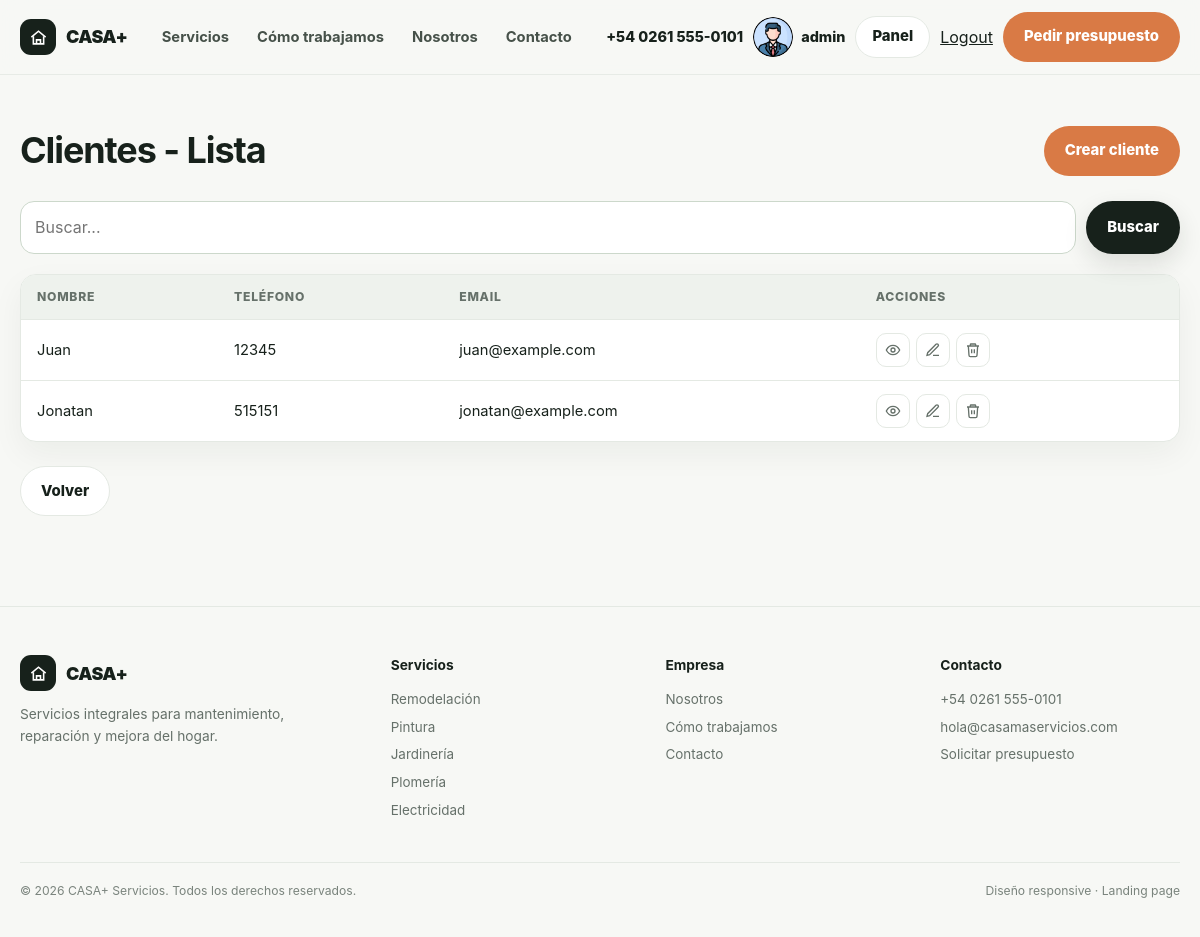
Screenshot of /servicios/cliente/list (signed in) with the database file from the repository.
### servicios/models.py (models this page shows, shortened)
class Cliente(models.Model):
    nombre = models.CharField(max_length=255)
    telefono = models.CharField(max_length=20, blank=True, null=True)
    email = models.EmailField(blank=True, null=True)

### servicios/views/cliente.py (the view)
# urls.py: path("cliente/list", ClienteList.as_view(), name="cliente_list"),
class ClienteList(ListView):
    model = Cliente
    context_object_name = "clientes"
    def get_queryset(self):
        busqueda = self.request.GET.get("busqueda", "").strip()
        if busqueda:
            return Cliente.objects.filter(nombre__icontains=busqueda)
        return Cliente.objects.all()

### servicios/templates/servicios/cliente_list.html
{% extends "core/base.html" %}
{% block contenido %}
    <main class="pagina">
        <div class="pagina-head">
            <h1>Clientes - Lista</h1>
            <a class="btn btn-accent" href="{% url 'servicios:cliente_create' %}">Crear cliente</a>
        </div>
        <form method="get" class="buscador">
            <input type="text" name="busqueda" placeholder="Buscar..." />
            <button class="btn btn-primary" type="submit">Buscar</button>
        </form>
        <div class="tabla-wrap">
            <table class="tabla">
                <thead>
                    <tr>
                        <th>Nombre</th>
                        <th>Teléfono</th>
                        <th>Email</th>
                        <th>Acciones</th>
                    </tr>
                </thead>
                <tbody>
                    {% for cliente in clientes %}
                        <tr>
                            <td>{{ cliente.nombre }}</td>
                            <td>{{ cliente.telefono|default:"-" }}</td>
                            <td>{{ cliente.email|default:"-" }}</td>
                            <td>
                                {% include "servicios/acciones.html" with entidad="cliente" objeto=cliente %}
                            </td>
                        </tr>
                    {% empty %}
                        <tr>
                            <td colspan="4">No hay clientes disponibles.</td>
                        </tr>
                    {% endfor %}
                </tbody>
            </table>
        </div>
        <a class="btn btn-light enlace-volver" href="{% url 'servicios:index' %}">Volver</a>
    </main>
{% endblock contenido %}

### core/templates/navbar.html (shortened to what this page needs)
{% load static %}
<header>
  <div class="container">
    <nav class="nav" id="mainNav">
      <a class="brand" href="{% url 'core:index' %}#inicio" aria-label="CASA+ inicio">
        <span class="brand-mark" aria-hidden="true">
          <svg viewBox="0 0 24 24"
               fill="none"
               stroke="currentColor"
               stroke-width="2">
            <path d="M3 11.5 12 4l9 7.5" />
            <path d="M5.5 10.5V20h13v-9.5" />
            <path d="M9.5 20v-5h5v5" />
          </svg>
        </span>
        CASA+
      </a>
      <div class="nav-links">
        <a href="#servicios">Servicios</a>
        <a href="#como-trabajamos">Cómo trabajamos</a>
        <a href="#nosotros">Nosotros</a>
        <a href="#contacto">Contacto</a>
      </div>
      <div class="nav-actions">
        <a class="nav-phone" href="tel:+5402615550101">
          <span>+54 0261 555-0101</span>
        </a>
        {% if user.is_authenticated %}
          <span class="usuario">
            <img src="{% static 'core/perfil.png' %}" alt="Avatar de {{ user.get_username }}" />
            <span>{{ user.get_username }}</span>
          </span>
          <a class="btn btn-light nav-panel" href="{% url 'servicios:index' %}">Panel</a>
          <form action="{% url 'core:logout' %}" method="post" style="display: inline">
            <button type="submit" id="logout">Logout</button>
          </form>
        {% else %}
          <a class="btn btn-accent" href="{% url 'core:login' %}">Iniciar sesión</a>
        {% endif %}
        <a class="btn btn-accent" href="#contacto">Pedir presupuesto</a>
      </div>
    </nav>
  </div>
</header>

### servicios/templates/servicios/acciones.html (shortened to what this page needs)
<span class="acciones">
    <a class="accion accion-ver"
       href="{% url 'servicios:'|add:entidad|add:'_detail' objeto.id %}"
       title="Ver"
       aria-label="Ver">
        <svg viewBox="0 0 24 24"
             fill="none"
             stroke="currentColor"
             stroke-width="2"
             aria-hidden="true">
            <path d="M2 12s3.5-7 10-7 10 7 10 7-3.5 7-10 7-10-7-10-7Z" />
            <circle cx="12" cy="12" r="3" />
        </svg>
    </a>
    <a class="accion accion-editar"
       href="{% url 'servicios:'|add:entidad|add:'_update' objeto.id %}"
       title="Editar"
       aria-label="Editar">
        <svg viewBox="0 0 24 24"
             fill="none"
             stroke="currentColor"
             stroke-width="2"
             aria-hidden="true">
            <path d="M12 20h9" />
            <path d="M16.5 3.5a2.1 2.1 0 0 1 3 3L7 19l-4 1 1-4Z" />
        </svg>
    </a>
    <a class="accion accion-eliminar"
       href="{% url 'servicios:'|add:entidad|add:'_delete' objeto.id %}"
       title="Eliminar"
       aria-label="Eliminar">
        <svg viewBox="0 0 24 24"
             fill="none"
             stroke="currentColor"
             stroke-width="2"
             aria-hidden="true">
            <path d="M3 6h18" />
            <path d="M8 6V4a1 1 0 0 1 1-1h6a1 1 0 0 1 1 1v2" />
            <path d="M19 6l-1 14a2 2 0 0 1-2 2H8a2 2 0 0 1-2-2L5 6" />
            <path d="M10 11v6" />
            <path d="M14 11v6" />
        </svg>
    </a>
</span>

### core/static/core/estilo.css (style rules this page uses)
:root { --ink: #17211b; --muted: #66716a; --paper: #f7f8f5; --white: #ffffff; --line: #e4e9e3; --accent: #d97a45; --accent-dark: #b85f32; --sage: #dfe8dc; --sage-dark: #31533e; --soft: #eef2ed; --shadow: 0 18px 50px rgba(23, 33, 27, .08); --radius: 24px; --container: 1180px; }
* { box-sizing: border-box; margin: 0; padding: 0; }
html { scroll-behavior: smooth; }
body { font-family: Inter, ui-sans-serif, system-ui, -apple-system, BlinkMacSystemFont, "Segoe UI", sans-serif; color: var(--ink); background: var(--paper); line-height: 1.55; }
a { color: inherit; text-decoration: none; }
img { display: block; width: 100%; }
button, input, textarea { font: inherit; }
.container { width: min(var(--container), calc(100% - 40px)); margin-inline: auto; }
.btn { display: inline-flex; align-items: center; justify-content: center; gap: 9px; min-height: 50px; padding: 0 20px; border-radius: 999px; border: 1px solid transparent; font-size: .93rem; font-weight: 800; transition: .2s ease; cursor: pointer; }
.btn-primary { color: var(--white); background: var(--ink); box-shadow: 0 10px 25px rgba(23, 33, 27, .12); }
.btn-accent { color: var(--white); background: var(--accent); }
.btn-light { color: var(--ink); background: var(--white); border-color: var(--line); }
header { position: sticky; top: 0; z-index: 50; background: rgba(247, 248, 245, .9); backdrop-filter: blur(14px); border-bottom: 1px solid rgba(228, 233, 227, .8); }
.nav { min-height: 74px; display: flex; align-items: center; justify-content: space-between; gap: 20px; }
.brand { display: inline-flex; align-items: center; gap: 10px; font-size: 1.12rem; font-weight: 900; letter-spacing: -.03em; }
.brand-mark { width: 36px; aspect-ratio: 1; display: grid; place-items: center; color: var(--white); background: var(--ink); border-radius: 11px; }
.brand-mark svg { width: 19px; height: 19px; }
.nav-links { display: flex; align-items: center; gap: 28px; color: #465149; font-size: .92rem; font-weight: 700; }
.nav-actions { display: flex; align-items: center; gap: 10px; }
.nav-phone { display: inline-flex; align-items: center; gap: 8px; font-size: .9rem; font-weight: 800; }
.nav-actions .btn.nav-panel { display: inline-flex; min-height: 42px; padding: 0 16px; }
.usuario { display: flex; align-items: center; gap: 0.5rem; font-size: .9rem; font-weight: 800; }
.usuario img { width: 40px; height: 40px; border-radius: 50%; object-fit: cover; }
#logout { border: none; background: none; color: inherit; font: inherit; cursor: pointer; text-decoration: underline; padding: 0; }
.pagina { width: min(var(--container), calc(100% - 40px)); margin-inline: auto; padding: 48px 0 90px; }
.pagina h1 { font-size: clamp(1.9rem, 3vw, 2.6rem); letter-spacing: -.03em; margin-bottom: 22px; }
.pagina-head { display: flex; justify-content: space-between; align-items: center; gap: 16px; flex-wrap: wrap; margin-bottom: 22px; }
.pagina-head h1 { margin-bottom: 0; }
.enlace-volver { display: inline-flex; margin-top: 24px; }
.buscador { display: flex; gap: 10px; flex-wrap: wrap; margin-bottom: 20px; }
.buscador input { flex: 1; min-width: 220px; border: 1px solid #ccd8cb; border-radius: 14px; padding: 13px 14px; background: var(--white); outline: none; transition: .2s ease; }
.tabla-wrap { overflow-x: auto; background: var(--white); border: 1px solid var(--line); border-radius: 16px; box-shadow: 0 12px 32px rgba(23, 33, 27, .05); }
.tabla { width: 100%; border-collapse: collapse; font-size: .92rem; }
.tabla th { padding: 13px 16px; text-align: left; background: var(--soft); color: var(--muted); font-size: .76rem; font-weight: 800; letter-spacing: .06em; text-transform: uppercase; border-bottom: 1px solid var(--line); }
.tabla td { padding: 13px 16px; border-bottom: 1px solid var(--line); vertical-align: middle; }
.tabla tbody tr:last-child td { border-bottom: 0; }
.acciones { display: inline-flex; gap: 6px; }
.accion { display: inline-flex; align-items: center; justify-content: center; width: 34px; height: 34px; border: 1px solid var(--line); border-radius: 10px; background: var(--white); color: var(--muted); transition: .2s ease; }
.accion svg { width: 16px; height: 16px; }

### rows the page displays
Cliente: nombre "Juan", telefono "12345", email "juan@example.com"
Cliente: nombre "Jonatan", telefono "515151", email "jonatan@example.com"

### other values shown
{{ user.get_username }} "admin"
